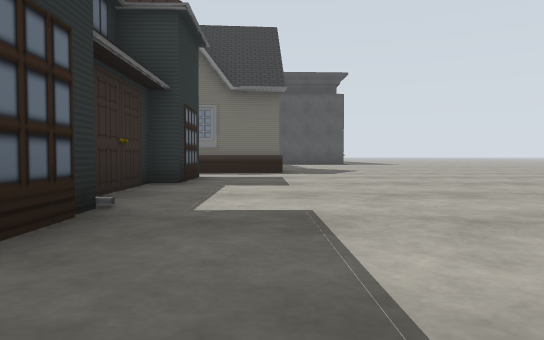
view 1 (above)

16 first-person views from a walk through a robot-simulator world made for Gazebo. The camera is 0.72 m above the floor, tilts 2° down and sees 70° across. The floor is counted in squares, 2 m on a side. Each view is taken from the middle of a square. On the plan, view 1 faces up. The plan holds only what a view shows up to about 9 squares ahead; the rest is blank. The place goes on beyond the plan. Some stock models are drawn as simple stand-ins.

view 2
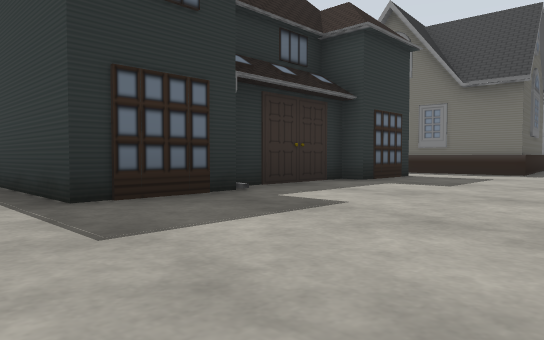

view 3
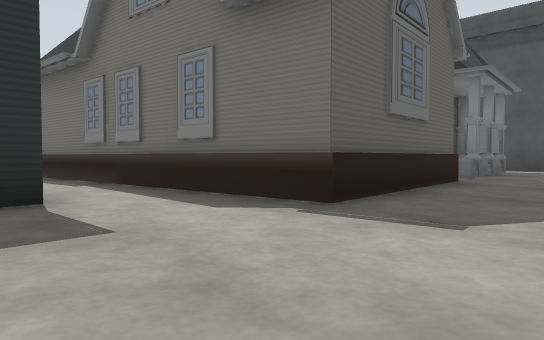

view 4
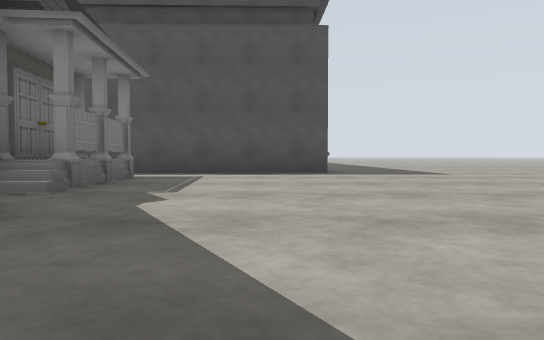

view 5
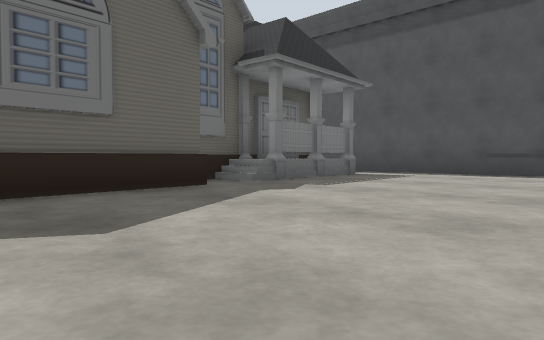

view 6
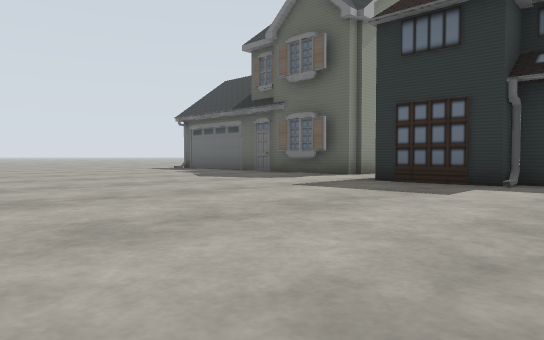

view 7
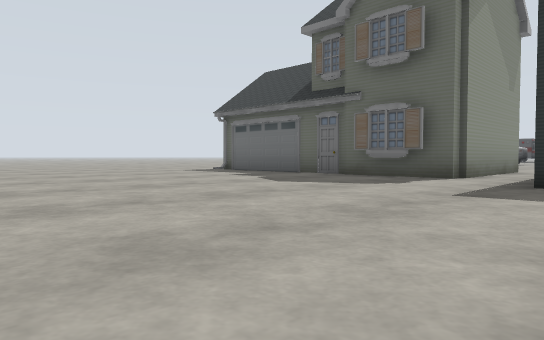

view 8
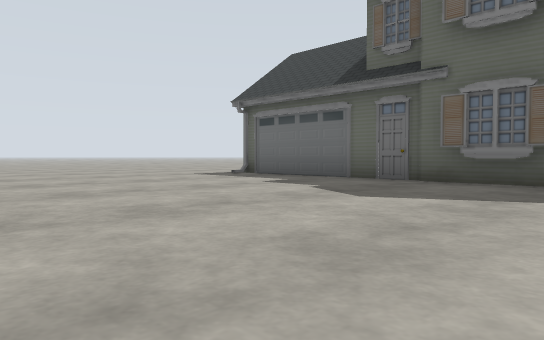

view 9
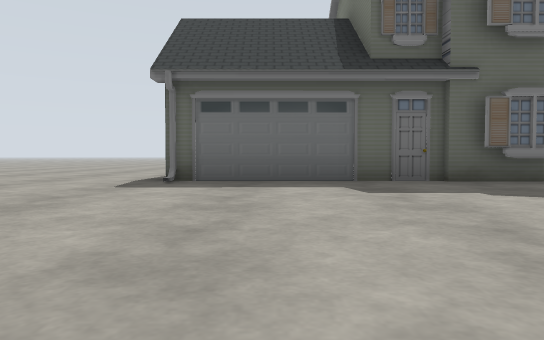

view 10
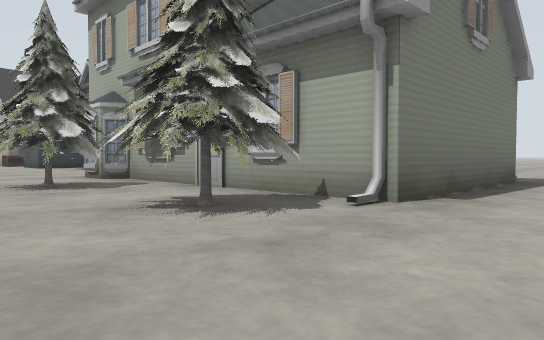

view 11
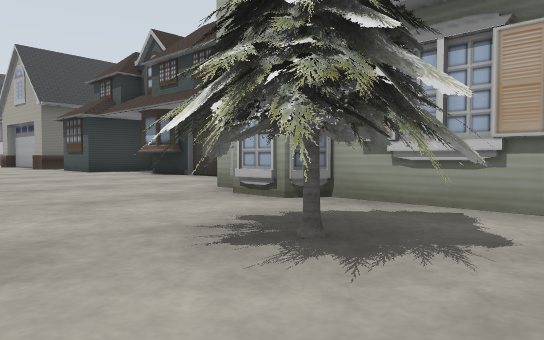

view 12
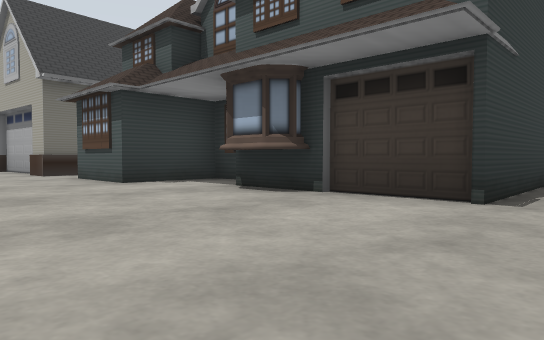

view 13
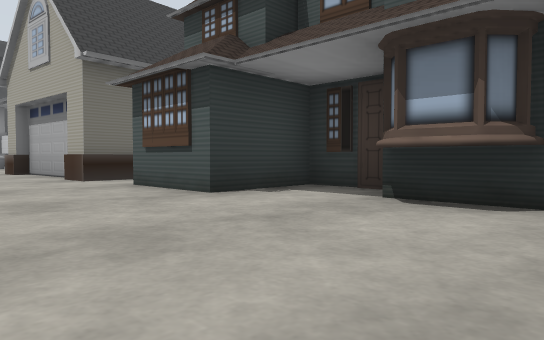

view 14
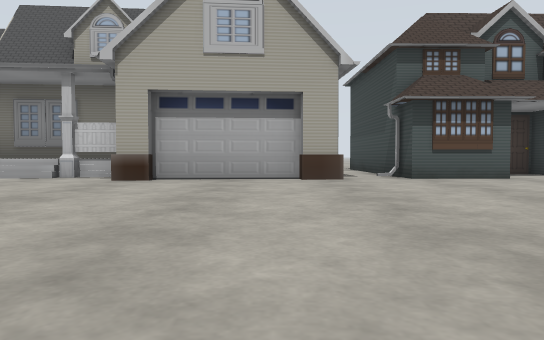

view 15
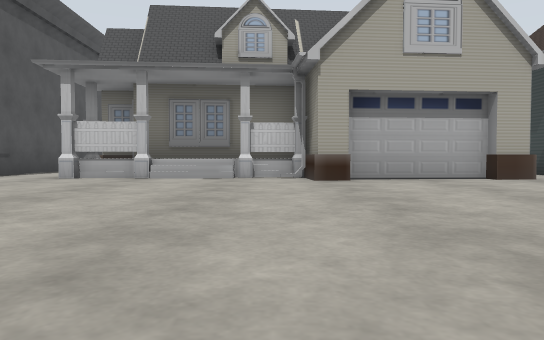

view 16
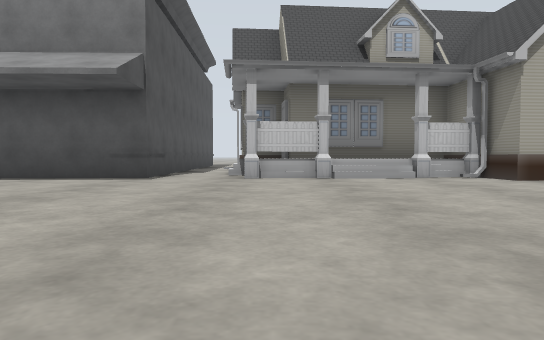

### Floor plan
Key: @ floor where view 1 was taken; . floor; H house; S shop; T pine tree.
Columns run from 12 left of view 1 to 5 right of it. Each row starts with its distance up from view 1.
 20        S
 19      ..S
 18     ...S  SSSSSS..
 17   .....SSS .......
 16  .......H. H......
 15 .......HHHHH......
 14  ......HHHHH......
 13  ......HHH H......
 12 .......HHH H.....
 11  .....HHHH  H....
 10  .....H.HH HH....
  9 .......HHHHHH.....
  8  .....HHH.........
  7   .....H..........
  6     ....H.H......
  5     ....HHH......
  4     ....H H......
  3     ...HH H......
  2     ....H H......
  1     ....HHH......
  0     ........@....
 -1    ...H  H.......
 -2    .T.H  H......
 -3    .TTH  H......
 -4    ...HHHH......
 -5    ..TH  H......
 -6    .TTH  H......
 -7    ............
 -8    ............

Positions as (right, up) in squares from view 1, and headings:
1: (0, 0), facing up
2: (2, 0), facing up-left
3: (2, 6), facing up-left
4: (2, 9), facing up
5: (4, 9), facing up-left
6: (4, 4), facing down-left
7: (4, 2), facing down-left
8: (3, 0), facing down-left
9: (3, -5), facing left
10: (-9, -8), facing up-right
11: (-9, -4), facing up-right
12: (-8, 0), facing up-right
13: (-8, 2), facing up-right
14: (-12, 9), facing right
15: (-12, 12), facing right
16: (-12, 15), facing right
